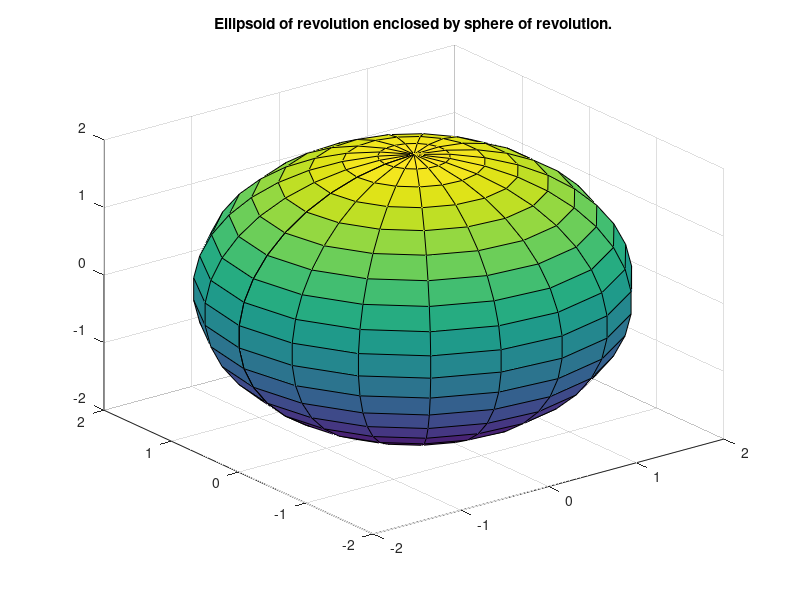

The MATLAB source for this figure: (Note: this script raises an error after producing the figure.)
%{
8.15
Plot a sphere of radius 2 and an ellipsoid of revolution for a = 1 and
b = 0.5 on the same axes. Make the sphere partially transparent so that
the ellipsoid can be seen inside it.
%}

%Calculate the points on the surface of the ellipse and sphere
n = 20;
a = 1;
b = 0.5;
r = 2;
theta = linspace(-pi,pi,n);
phi = linspace(-pi/2,pi/2,n);
[theta,phi] = meshgrid(theta,phi);

%convert to (x,y,z) values for ellipse
xe = a*cos(phi).*cos(theta);
ye = a*cos(phi).*sin(theta);
ze = b*sin(phi);

%convert to (x,y,z) values for sphere
xs = r * cos(phi) .* cos(theta);
ys = r * cos(phi) .* sin(theta);
zs = r * sin(phi);

%plot sphere and ellipse
surf(xe, ye, ze);
hold on;
surf(xs, ys, zs);
hold off;
title('\bfEllipsoid of revolution enclosed by sphere of revolution.');
alpha(0.5);